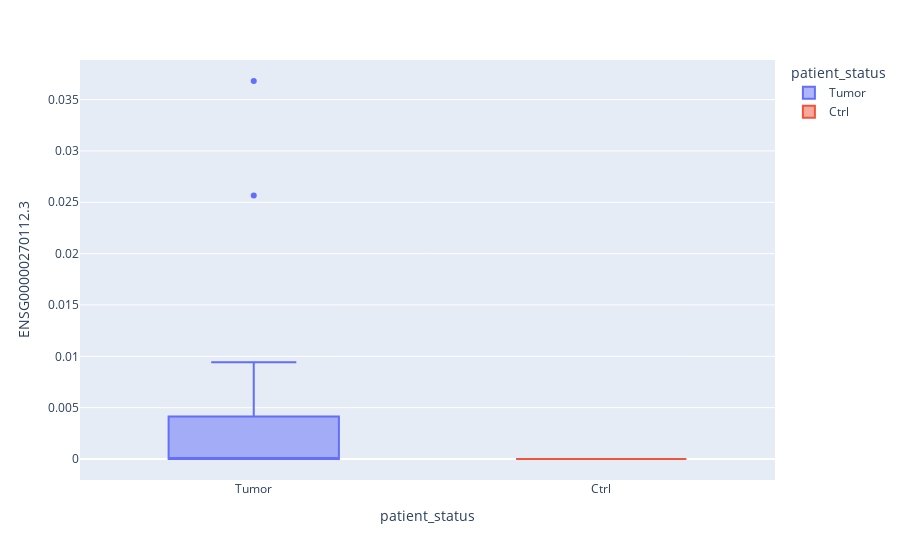

The cell this chart's notebook holds for it:
### Code cell
def what_is_my_object_gene(gene):
    #implementato per prendere in input anche l'ENSG inserito senza versione.
    if 'ENSG' in gene:
        df_ensg= pd.read_csv(gene_name_ENSG,sep='\t')
    
        result_index = df_ensg[(df_ensg['gene_id_version'] == gene) | (df_ensg['gene_id'] == gene)].index
        if not result_index.empty:
            gene_version=df_ensg.loc[result_index[0],'gene_id_version']

            return (gene_version,'gene','gene_id',int(result_index[0]))
        else:
            return(0)

    if gene in open(protein_name).read().split("\n"):
        return(gene,'protein','peptide_target',protein_dataframe)

    if gene in open(miRNA_name).read().split("\n"):
        return (gene,'miRNA','miRNA_ID',miRNA_dataframe)

    else:
        return(0)
    
def open_df_gene(input,tumor,feature,cartella):
    #se patient status non possiamo prendere il dataframe_FPKM_tumor perche non abbiamo i controlli cosi. quindi prendiamo il dataset totale e poi facciamo la selezione dei campioni a valle
    if feature == 'patient_status':
      
        posizione="-e "+str(input[3]+2)+"p"

        #posizione=str(input[3])
        print(posizione)
        #creiamo un dataframe piu piccolo dove c'è solo la riga del gene che è stato selezionato
        path=cartella+'/'+str(input[0])+"_df.txt"
        out_file=open(path,"w")
        subprocess.run(["sed", "-n",  "-e 1p",posizione, gene_dataframe], stdout=out_file)
        
        return(path)
                
    else:
        path_df="Dataframe_FPKM_"+tumor+".csv"
        path=os.path.join(gene_dataframe_FPKM,path_df)
        return(path)



def plotly_plot(feature,d, gene,cartella,ogg):
        fig = px.scatter(x=range(10), y=range(10))
        fig=px.box(d,y=gene,x=feature,color=feature) #points = 'all'
        if ogg[1]== "miRNA":
                fig.update_layout(yaxis_type="log")
      
        fig.write_html(cartella+'/'+gene+'_'+feature+'.html')
        fig.show()###


def ranksum_test(gene,d,feature):
    #ranksum test per p-value
    p=list(set(d[feature]))
    
    df1_mask=d[feature]== p[0]
    dp0=d[df1_mask]
    
    df1_mask=d[feature]== p[1]
    dp1=d[df1_mask]

    w, p = ranksums(list(dp0[gene]), list(dp1[gene]))

    return(p)





def df_feature(ogg, tumor, feature):
    x=pd.read_csv(clinical_data)
    df1_mask=x['acronym']== tumor
    dfclinical=x[df1_mask]

    if feature=="age_at_initial_pathologic_diagnosis":
       # dfclinical = dfclinical.dropna(subset=['age_at_initial_pathologic_diagnosis'])
        dfclinical[feature] = pd.to_numeric(dfclinical[feature], errors='coerce').astype('Int64')


        median=dfclinical[feature].median()
        
        lista_age=[]
        for ele in dfclinical[feature]:
            
            ele=int(ele)
            if ele<=median:
                lista_age.append("under")
            else:
                lista_age.append("over")
                
        dfclinical=dfclinical.rename(columns={feature:"age"})
        dfclinical[feature]=lista_age

    return (dfclinical)
    

def crealista(dffeat,df,feature):
    #lista di samples di cui abbiamo le features e dati di espressione
    
    #caso specifico se abbiamo feature:patient_status
    if feature=='patient_status':
        lista=list(dffeat['bcr_patient_barcode'])
        listaf01=[]
        listaf=[]
        for ele in df.columns:
            if ele[:-4] in lista and ele[-1]!="x" and ele[-1]!='y':
                listaf01.append(ele)

        
        return listaf01

    #altrimenti con tutte le altre feature:
    else:
        lista=list(dffeat['bcr_patient_barcode'])
        
        listaf01=[]
        listaf=[]
        
        for ele in df.columns:
            if ele[:-4] in lista and ele[-1]!="x" and ele[-1]!='y':
                if int(ele[-3:-1])<11:
                    if ele[:-4] not in listaf:
                        listaf.append(ele[:-4])
                        listaf01.append(ele)

        if len(listaf)==len(listaf01):
            return listaf, listaf01
        else:
            return 0


import pandas as pd
import os 
import sys
import subprocess


if __name__ == "__main__":
    #parametri in input:
    gene='ENSG00000270112.3'
    tumor= 'CHOL'
    feature= 'patient_status'
    cartella='/Users/chiaranotturnogranieri/Desktop/progetti/git/web_app/webserver/rolls/static/media/saveanalisi/prova'

    #df di interesse:
    ogg=open_dataframe(gene,tumor,feature,cartella)
   
    if ogg!=0:
        gene=ogg[2]
        df=ogg[0]
        dffeat=df_feature(ogg[1], tumor, feature) #df features
        
        if feature== 'patient_status':
            listaf0= crealista(dffeat, df,feature)
            
            lista_exp=[]#lista valori espressione
            lista_feature=[]
            for ele in df[listaf0]:
                lista_exp.append(df.loc[gene,ele])
                if int(ele[-3:-1])<11:
                    lista_feature.append('Tumor')
                else:
                    lista_feature.append('Ctrl')

            #controllo di avere sia dati tumorali che di controllo
            t=0
            c=0
            for ele in lista_feature:
                if ele== 'Tumor':
                    t+=1
                else:
                    c+=1
            if t==0 or c==0:
                print('non ci sono abbastanza dati')               
            
            
            
            d=pd.DataFrame({'nome01':listaf0, gene: lista_exp, feature: lista_feature})
        
        
        else:
            listaf, listaf01= crealista(dffeat, df,feature)
            dffeat=dffeat[['bcr_patient_barcode',feature]]

            #creo un dframe finale
            dframe=pd.DataFrame({'nome01':listaf01, 'bcr_patient_barcode':listaf})
            d= dframe.merge(dffeat)

            lista_exp=[] #lista valori espressione
            for ele in d['nome01']:
                lista_exp.append(df.loc[gene,ele])

            d[gene]=lista_exp

        #plt
        plotly_plot(feature,d, gene,cartella,ogg)

        #p-value
        print(ranksum_test(gene,d,feature))

### Figure 1 — Plotly figure (JSON) as saved in the notebook; plotly's stock layout.template omitted (floating-point values rounded to 4 significant figures)
{"data": [{"alignmentgroup": "True", "hovertemplate": "patient_status=%{x}<br>ENSG00000270112.3=%{y}<extra></extra>", "legendgroup": "Tumor", "marker": {"color": "#636efa"}, "name": "Tumor", "notched": false, "offsetgroup": "Tumor", "orientation": "v", "showlegend": true, "type": "box", "x": ["Tumor", "Tumor", "Tumor", "Tumor", "Tumor", "Tumor", "Tumor", "Tumor", "Tumor", "Tumor", "Tumor", "Tumor", "Tumor", "Tumor", "Tumor", "Tumor", "Tumor", "Tumor", "Tumor", "Tumor", "Tumor", "Tumor", "Tumor", "Tumor", "Tumor", "Tumor", "Tumor", "Tumor", "Tumor", "Tumor", "Tumor", "Tumor", "Tumor", "Tumor", "Tumor", "Tumor"], "x0": " ", "xaxis": "x", "y": [0, 0, 0, 0, 0, 0.03681, 0, 0, 0, 0, 0, 0, 0, 0.00852, 0.004999, 0.004838, 0, 0, 0, 0.003655, 0, 0, 0, 0.003141, 0.004598, 0.003702, 0, 0, 0, 0.02567, 0.005348, 0, 0, 0.009153, 0.009422, 0], "y0": " ", "yaxis": "y"}, {"alignmentgroup": "True", "hovertemplate": "patient_status=%{x}<br>ENSG00000270112.3=%{y}<extra></extra>", "legendgroup": "Ctrl", "marker": {"color": "#EF553B"}, "name": "Ctrl", "notched": false, "offsetgroup": "Ctrl", "orientation": "v", "showlegend": true, "type": "box", "x": ["Ctrl", "Ctrl", "Ctrl", "Ctrl", "Ctrl", "Ctrl", "Ctrl", "Ctrl", "Ctrl"], "x0": " ", "xaxis": "x", "y": [0, 0, 0, 0, 0, 0, 0, 0, 0], "y0": " ", "yaxis": "y"}], "layout": {"boxmode": "overlay", "legend": {"title": {"text": "patient_status"}, "tracegroupgap": 0}, "margin": {"t": 60}, "xaxis": {"anchor": "y", "categoryarray": ["Tumor", "Ctrl"], "categoryorder": "array", "domain": [0, 1], "title": {"text": "patient_status"}}, "yaxis": {"anchor": "x", "domain": [0, 1], "title": {"text": "ENSG00000270112.3"}}}}
